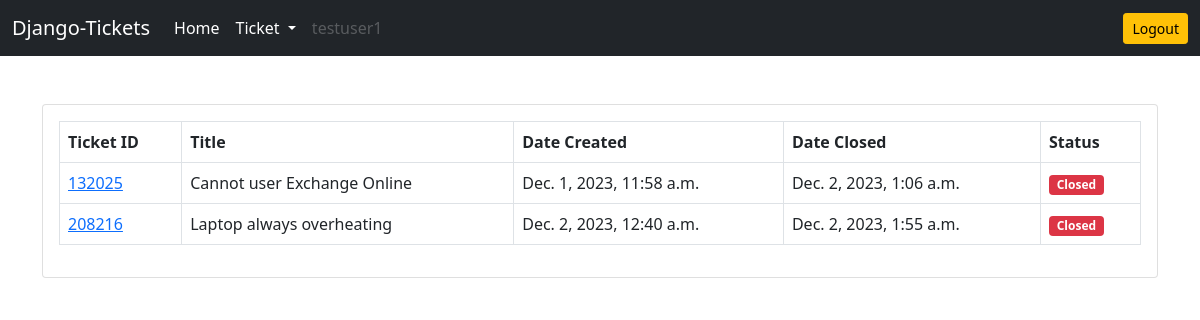
The page /ticket/customer-closed-tickets/ (signed in) on the database as committed earlier.
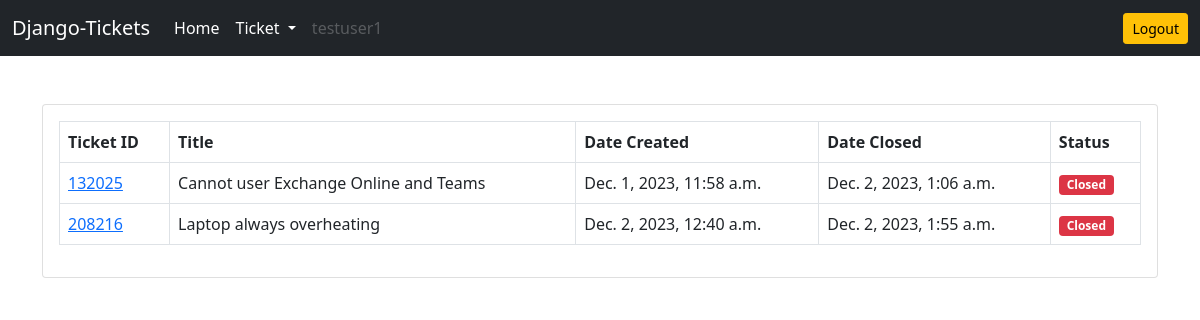
The same page on the database as committed later.
### ticket/models.py (models this page shows, shortened)
class Ticket(models.Model):
    customer = models.ForeignKey(User, on_delete=models.CASCADE, related_name='customer')
    engineer = models.ForeignKey(User, on_delete=models.CASCADE, related_name='engineer', null=True)
    category = models.ForeignKey(Category, on_delete=models.CASCADE)
    ticket_id = models.CharField(max_length=10, unique=True)
    title = models.CharField(max_length=100)
    description = models.TextField(null=True, blank=True)
    date_created = models.DateTimeField(auto_now_add=True)
    date_closed = models.DateTimeField(null=True)
    date_assigned = models.DateTimeField(null=True)
    is_assigned = models.BooleanField(default=False)
    status = models.CharField(
        max_length=15,
        choices=(
            ('Pending', 'Pending'),
            ('Active', 'Active'),
            ('Closed', 'Closed')
        )
    )
    is_resolved = models.BooleanField(default=False)
    resolution_steps = models.TextField(null=True)

### ticket/views.py (the view)
# urls.py: path('customer-closed-tickets/', customer_closed_tickets, name='customer-closed-tickets'),
@login_required
def customer_closed_tickets(request):
    tickets = Ticket.objects.filter(customer=request.user, is_resolved=True)
    context = {'tickets':tickets}
    return render(request, 'ticket/customer_closed_tickets.html', context)

### templates/ticket/customer_closed_tickets.html
{% extends 'base.html' %}
{% block content %}
<div class="card">
    <div class="card-body">
        <table class="table table-bordered">
            <thead>
                <tr>
                    <th scope="col">Ticket ID</th>
                    <th scope="col">Title</th>
                    <th scope="col">Date Created</th>
                    <th scope="col">Date Closed</th>
                    <th scope="col">Status</th>
                </tr>
            </thead>
            <tbody>
                {% for ticket in tickets %}
                <tr>
                    <td><a href="{% url 'ticket-details' ticket.ticket_id %}">{{ticket.ticket_id}}</a></td>
                    <td>{{ticket.title}}</td>
                    <td>{{ticket.date_created}}</td>
                    <td>{{ticket.date_closed}}</td>
                    {% if ticket.status == 'Pending' %}
                    <td><span class="badge bg-warning">Pending</span></td>
                    {% elif ticket.status == 'Active' %}
                    <td><span class="badge bg-success">Active</span></td>
                    {% elif ticket.status == 'Closed' %}
                    <td><span class="badge bg-danger">Closed</span></td>
                    {% endif %}
                </tr>
                {% endfor %}
            </tbody>
        </table>
    </div>
</div>
{% endblock content %}

Rows that differ between the two databases and show on the page:
changed Ticket: title "Cannot user Exchange Online" → "Cannot user Exchange Online and Teams"
